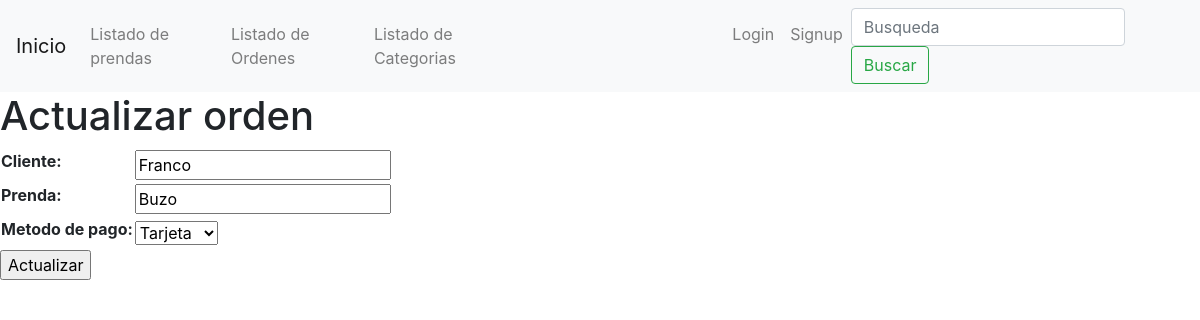
The page /orders/update-order/1/ on the database as committed earlier.
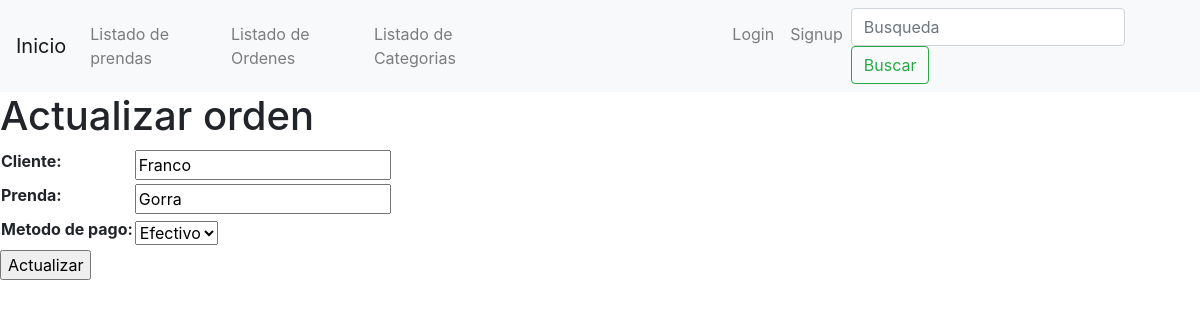
The same page on the database as committed later.
### orders/models.py (models this page shows)
class Order(models.Model):
    class Meta:
        verbose_name_plural = 'Ordenes'
    CHOICES = (
        ('Cash', 'Efectivo'),
        ('Card', 'Tarjeta'),
    )
    client = models.CharField(max_length=123, verbose_name= 'Cliente')
    garment = models.CharField(max_length=123, verbose_name= 'Prenda')
    creation_time = models.DateTimeField(auto_now_add=True, verbose_name= 'Fecha de creación')
    payment_method = models.CharField(choices=CHOICES, max_length=4, verbose_name= 'Metodo de pago')

### orders/views.py (the view, shortened to what this page needs)
# urls.py: path('update-order/<int:pk>/', update_order, name='update_order'),
def update_order(request, pk):
    provider = Order.objects.get(id=pk)
    if request.method == 'GET':
        context = {
            'form': OrderForm(
                initial={
                    'client':provider.client,
                    'garment':provider.garment,
                    'payment_method':provider.payment_method,
                }
            )
        }
        return render(request, 'orders/update_order.html', context=context)

### orders/forms.py
class OrderForm(forms.Form):
    CHOICES = (
    ('Cash', 'Efectivo'),
    ('Card', 'Tarjeta'),
)
    client = forms.CharField(max_length=123, label = 'Cliente')
    garment = forms.CharField(max_length=123, label = 'Prenda')
    payment_method = forms.ChoiceField(choices = CHOICES, label = 'Metodo de pago')

### Templates/orders/update_order.html (shortened to what this page needs)
{% extends 'base.html' %}
{% block content %}
    <h1>Actualizar orden</h1>
    {% if form %}
        <form action="" method="POST">
            <table>
                {{form.as_table}}
            </table>
            <input type="submit" value="Actualizar">
        </form>
    {% endif %}
{% endblock %}
{% block search %}
<form class="form-inline my-2 my-lg-0" action="/orders/list-orders" method="GET">
{% endblock %}

Rows that differ between the two databases and show on the page:
changed Order "Franco": garment "Buzo" → "Gorra"; payment_method "Tarjeta" → "Efectivo"
